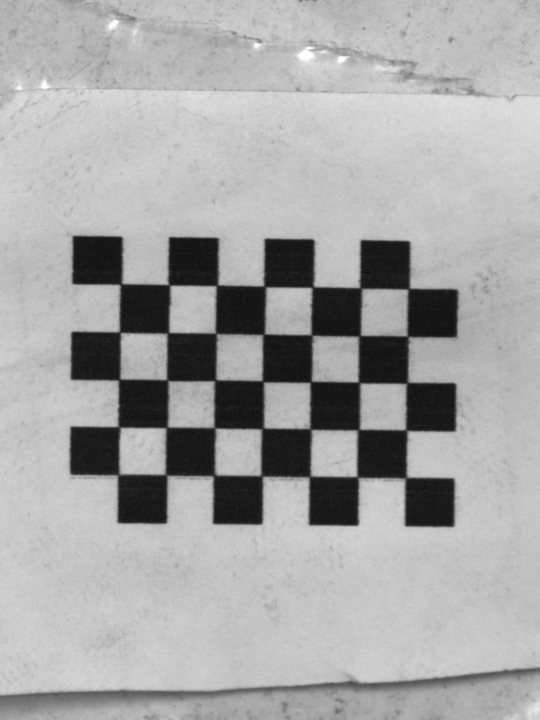
#> input picture calibracion/derecha/imagen01.jpg, 1080 x 1440 px, given in place of II36P_cam1.mp4, which was not available (shown at 1/2 size)
$ python main_offline.py
#> lines starting #> are read from the running program, lines starting #| are printed output that depends on the picture; pictures that were not available may be replaced by others from this repository, and a replacement may not be noted
import os
import csv
import cv2
import numpy as np
import matplotlib.pyplot as plt


# =========================================================
# CONFIGURACIÓN
# =========================================================

VIDEO_L = r"D:\MDT\Stereovision\II36P_cam1.mp4"
VIDEO_R = r"D:\MDT\Stereovision\II36P_cam2.mp4"

CARPETA_SALIDA = r"D:\MDT\Stereovision\resultados_II36P"
NOMBRE_EXPERIENCIA = "II36P"

# Frame usado para seleccionar puntos correspondientes.
FRAME_ALINEACION = 500

# =========================================================
# ORIENTACIÓN DE LOS VIDEOS
# =========================================================
#
# El código ONLINE definitivo ya guarda los videos orientados así:
#   cámara L (36933): 90° clockwise
#   cámara R (36930): 90° counterclockwise
#
# Los videos que vas a procesar ahora fueron grabados antes del código
# ONLINE definitivo, por lo que todavía NO vienen rotados. Este código
# offline sí debe aplicar las rotaciones una vez.
VIDEOS_YA_ROTADOS_ONLINE = False
#
# Para videos antiguos/crudos que NO hayan sido rotados durante la captura,
# cambia esta variable a False. En ese caso se aplicarán las rotaciones
# reales del montaje:
#   L -> 90° clockwise
#   R -> 90° counterclockwise
#
if VIDEOS_YA_ROTADOS_ONLINE:
    ROTACION_L = None
    ROTACION_R = None
else:
    ROTACION_L = cv2.ROTATE_90_CLOCKWISE
    ROTACION_R = cv2.ROTATE_90_COUNTERCLOCKWISE

FRAME_INICIAL = 0
SALTO_FRAMES = 1

# Distancia conocida del plano de referencia.
Z_REF_MM = 900.0

# Selección manual de puntos.
MIN_PARES_MANUALES = 8
MAX_PARES_MANUALES = 40

# Rechazo de puntos atípicos.
RANSAC_THRESHOLD_PX = 4.0
MIN_INLIERS = 6

# Si es False, la transformación conserva exactamente la escala.
# Esto evita que el crisol se estire o encoja.
PERMITIR_ESCALA = False

# Disparidad.
MIN_DISPARITY = -128
NUM_DISPARITIES = 256
BLOCK_SIZE = 7

DISPARIDAD_ABS_MIN = 1.0
DISPARIDAD_ABS_MAX = 250.0
MIN_PIXELES_VALIDOS = 80

# La espuma ocupa solo una parte del ROI. La mediana de todo el ROI
# puede quedarse inmóvil. Se usa un percentil alto de la disparidad
# absoluta para seguir la superficie más cercana a las cámaras.
PERCENTIL_SUPERFICIE = 85.0

# Margen para descartar valores pegados a los límites de StereoSGBM.
MARGEN_LIMITE_DISPARIDAD = 1.0

# Visualización y guardado.
MOSTRAR_LINEAS_EPIPOLARES = True
SEPARACION_LINEAS = 50
GUARDAR_VIDEOS = True
VIDEO_CODEC = "mp4v"
VENTANA_MEDIANA = 5


# =========================================================
# ESTADO
# =========================================================

roi_data = {
    "seleccionado": False,
    "x": 0,
    "y": 0,
    "w": 0,
    "h": 0,
}

estado = {
    "pausado": True,
    "guardando": False,
    "d_ref": None,
    "K_ref": None,
}

historial_altura = []
tiempos_resultados = []
alturas_resultados = []


# =========================================================
# UTILIDADES
# =========================================================

def aplicar_rotacion(img, lado):
    """
    Aplica la rotación correspondiente a cada cámara.

    lado:
        "L" para cámara izquierda
        "R" para cámara derecha
    """

    if lado == "L":
        rotacion = ROTACION_L
    elif lado == "R":
        rotacion = ROTACION_R
    else:
        raise ValueError('lado debe ser "L" o "R".')

    if rotacion is None:
        return img.copy()

    return cv2.rotate(img, rotacion)


def abrir_video(path):
    cap = cv2.VideoCapture(path)
    if not cap.isOpened():
        raise RuntimeError(f"No se pudo abrir el video:\n{path}")
    return cap


def leer_frame(cap, indice, lado):
    """
    Lee un frame particular y aplica la rotación de su cámara.
    """
#> called with indice = 500, lado = 'L'

    cap.set(
        cv2.CAP_PROP_POS_FRAMES,
        indice,
    )

    ok, frame = cap.read()
#> frame is the input picture: shape (1440, 1080, 3); min 16, max 255, mean 166.5

    if not ok:
        return None

    return aplicar_rotacion(
        frame,
        lado,
    )
#> in aplicar_rotacion, `return cv2.rotate(img, rotacion)`:
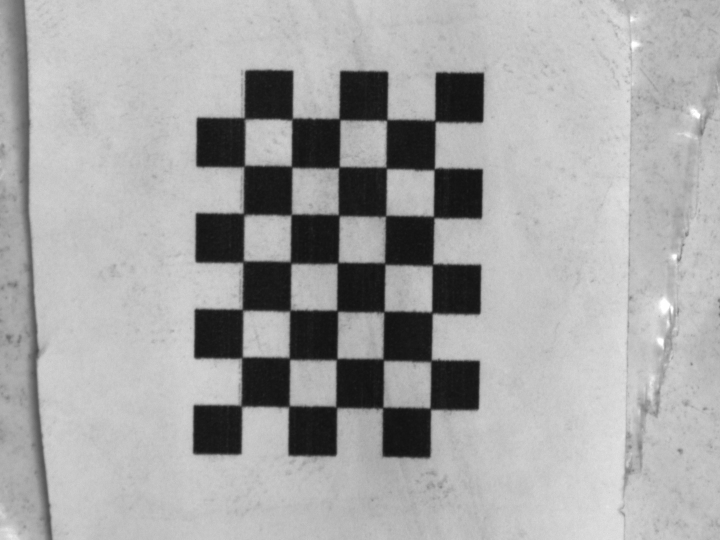
#> returned value: shape (1080, 1440, 3) (shown at 1/2 size); min 16, max 255, mean 166.5
#> call 2 of aplicar_rotacion, with lado = 'R'
#> in aplicar_rotacion (call 2), `return cv2.rotate(img, rotacion)`:
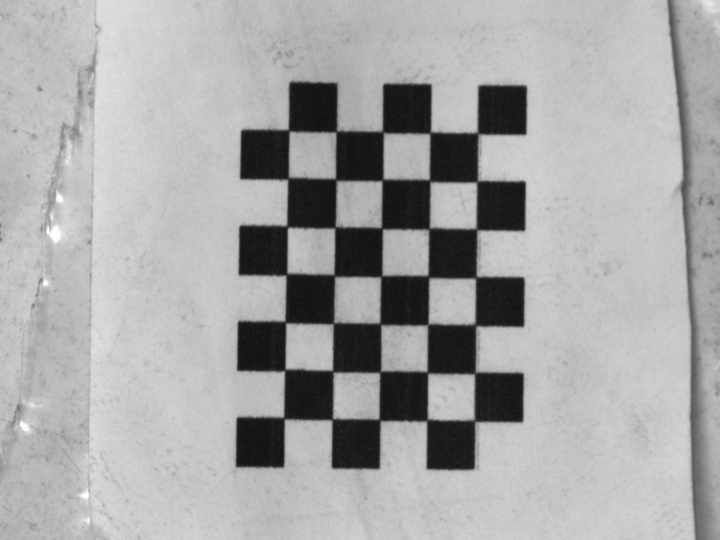
#> returned value: shape (1080, 1440, 3) (shown at 1/2 size); min 16, max 255, mean 166.5


def put_text_outline(
    img,
    text,
    org,
    scale=0.6,
    color=(255, 255, 255),
    thickness=2,
):
    cv2.putText(
        img,
        text,
        org,
        cv2.FONT_HERSHEY_SIMPLEX,
        scale,
        (0, 0, 0),
        thickness + 4,
        cv2.LINE_AA,
    )
    cv2.putText(
        img,
        text,
        org,
        cv2.FONT_HERSHEY_SIMPLEX,
        scale,
        color,
        thickness,
        cv2.LINE_AA,
    )


# [28 lines left out: functions redimensionar_para_pantalla, dibujar_lineas, not called in this run]


# =========================================================
# SELECCIÓN MANUAL DE PUNTOS
# =========================================================

class SelectorPuntos:
    def __init__(self, frame_l, frame_r):
        if frame_l.shape[:2] != frame_r.shape[:2]:
            raise ValueError("Los frames deben tener el mismo tamaño.")

        self.frame_l = frame_l
        self.frame_r = frame_r
        self.h, self.w = frame_l.shape[:2]

        self.puntos_l = []
        self.puntos_r = []
        self.punto_l_pendiente = None

        self.ventana = "Seleccion manual de puntos"
        self.cancelado = False

    # [40 lines left out: function mouse_callback, not called in this run]

    def dibujar(self):
        izquierda = self.frame_l.copy()
        derecha = self.frame_r.copy()

        for i, (pl, pr) in enumerate(
            zip(self.puntos_l, self.puntos_r),
            start=1,
        ):
            xl, yl = map(int, pl)
            xr, yr = map(int, pr)

            cv2.circle(izquierda, (xl, yl), 6, (0, 255, 0), -1)
            cv2.circle(derecha, (xr, yr), 6, (0, 255, 0), -1)

            put_text_outline(
                izquierda,
                str(i),
                (xl + 8, yl - 8),
                0.55,
                (0, 255, 0),
                1,
            )

            put_text_outline(
                derecha,
                str(i),
                (xr + 8, yr - 8),
                0.55,
                (0, 255, 0),
                1,
            )

        if self.punto_l_pendiente is not None:
            x, y = map(int, self.punto_l_pendiente)
            cv2.circle(izquierda, (x, y), 7, (0, 165, 255), -1)

        put_text_outline(
            izquierda,
            f"IZQUIERDA - pares: {len(self.puntos_l)}",
            (20, 30),
            0.65,
            (255, 255, 0),
        )

        put_text_outline(
            derecha,
            "DERECHA",
            (20, 30),
            0.65,
            (255, 255, 0),
        )

        put_text_outline(
            izquierda,
            (
                "Click L -> mismo punto R | ENTER terminar | "
                "Boton derecho deshacer | C limpiar | Q cancelar"
            ),
            (20, self.h - 20),
            0.42,
            (255, 255, 255),
            1,
        )
#> call 3 of put_text_outline, with org = (20, 1060), scale = 0.42, color = (255, 255, 255), thickness = 1
#> in put_text_outline (call 3), `cv2.putText( img, text, org, cv2.FONT_HERSHEY_SIMPLEX, scale, color, t..`:
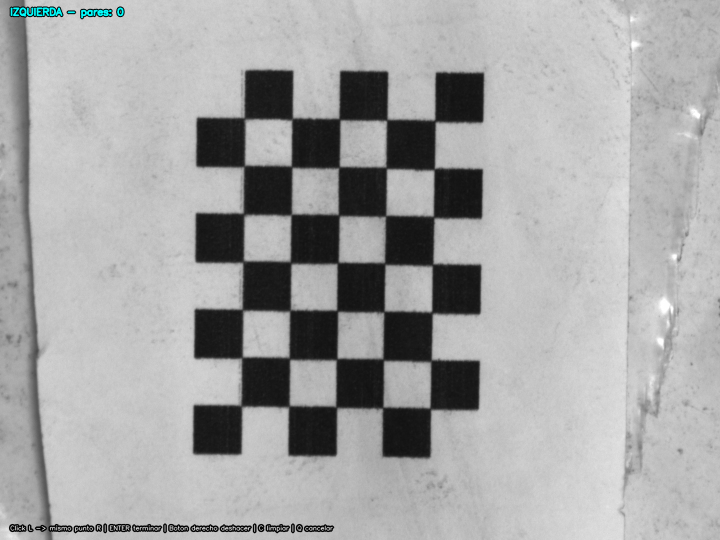
#> img: shape (1080, 1440, 3) (shown at 1/2 size); mean of channels 0, 1, 2 165.7, 165.7, 165.4; drawn as B, G, R

        return np.hstack([izquierda, derecha])
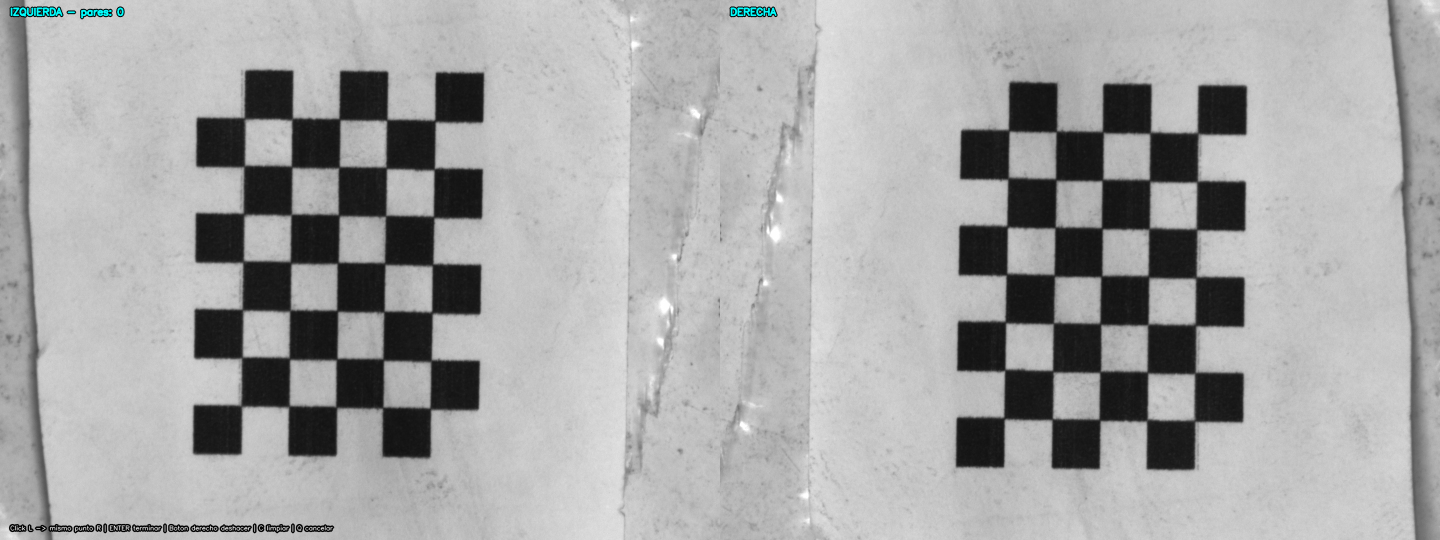
#> returned value: shape (1080, 2880, 3) (shown at 1/2 size); mean of channels 0, 1, 2 166.1, 166.1, 165.9; drawn as B, G, R

    def ejecutar(self):
        cv2.namedWindow(self.ventana, cv2.WINDOW_NORMAL)
        cv2.setMouseCallback(self.ventana, self.mouse_callback)

        print("\n===================================")
        print("SELECCIÓN MANUAL")
        print("===================================")
        print("Selecciona primero en la izquierda y luego en la derecha.")
        print("Usa detalles físicos, no textos ni rectángulos añadidos.")
        print("Usa puntos repartidos por toda la zona física visible.")
        print("ENTER termina, botón derecho deshace, C limpia, Q cancela.")

        while True:
            cv2.imshow(self.ventana, self.dibujar())
            key = cv2.waitKey(20) & 0xFF
#> (key q is pressed here)

            if key in (13, 10):
                if self.punto_l_pendiente is not None:
                    print("Completa o cancela el punto pendiente.")
                    continue

                if len(self.puntos_l) < MIN_PARES_MANUALES:
                    print(
                        f"Necesitas al menos {MIN_PARES_MANUALES} pares. "
                        f"Actualmente tienes {len(self.puntos_l)}."
                    )
                    continue

                break

            if key in (ord("c"), ord("C")):
                self.puntos_l.clear()
                self.puntos_r.clear()
                self.punto_l_pendiente = None
                print("Puntos eliminados.")

            if key in (ord("q"), ord("Q"), 27):
                self.cancelado = True
                break

            if len(self.puntos_l) >= MAX_PARES_MANUALES:
                print(f"Se alcanzó el máximo de {MAX_PARES_MANUALES} pares.")
                break

        cv2.destroyWindow(self.ventana)

        if self.cancelado:
#> (the run stopped early here; a loop or call above may not have finished)

$ run again, on calibracion/derecha/imagen02.jpg
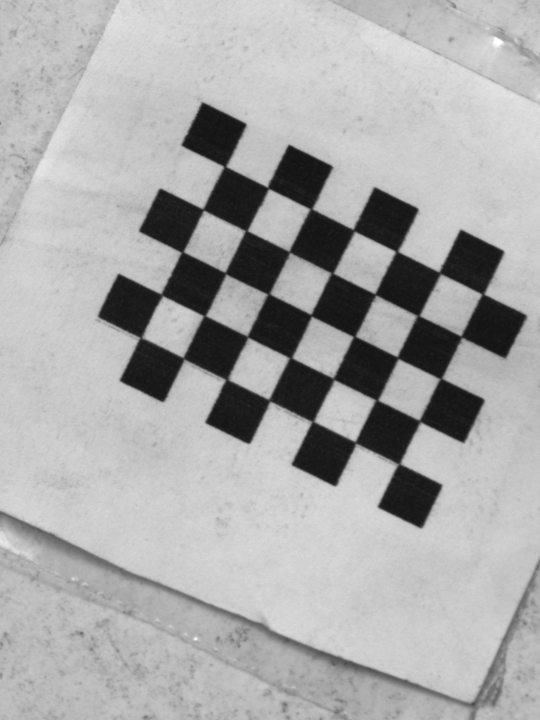
#> input picture calibracion/derecha/imagen02.jpg, 1080 x 1440 px, given in place of II36P_cam1.mp4, which was not available (shown at 1/2 size)
#> in leer_frame, frame is the input picture: shape (1440, 1080, 3); min 15, max 255, mean 169.7
#> in put_text_outline (call 3), `cv2.putText( img, text, org, cv2.FONT_HERSHEY_SIMPLEX, scale, color, t..`:
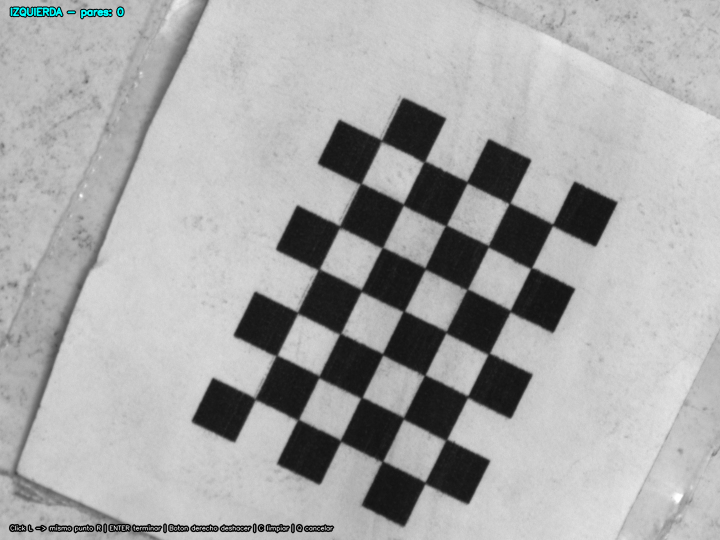
#> img: shape (1080, 1440, 3) (shown at 1/2 size); mean of channels 0, 1, 2 168.9, 168.9, 168.6; drawn as B, G, R
#> in dibujar, `return np.hstack([izquierda, derecha])`:
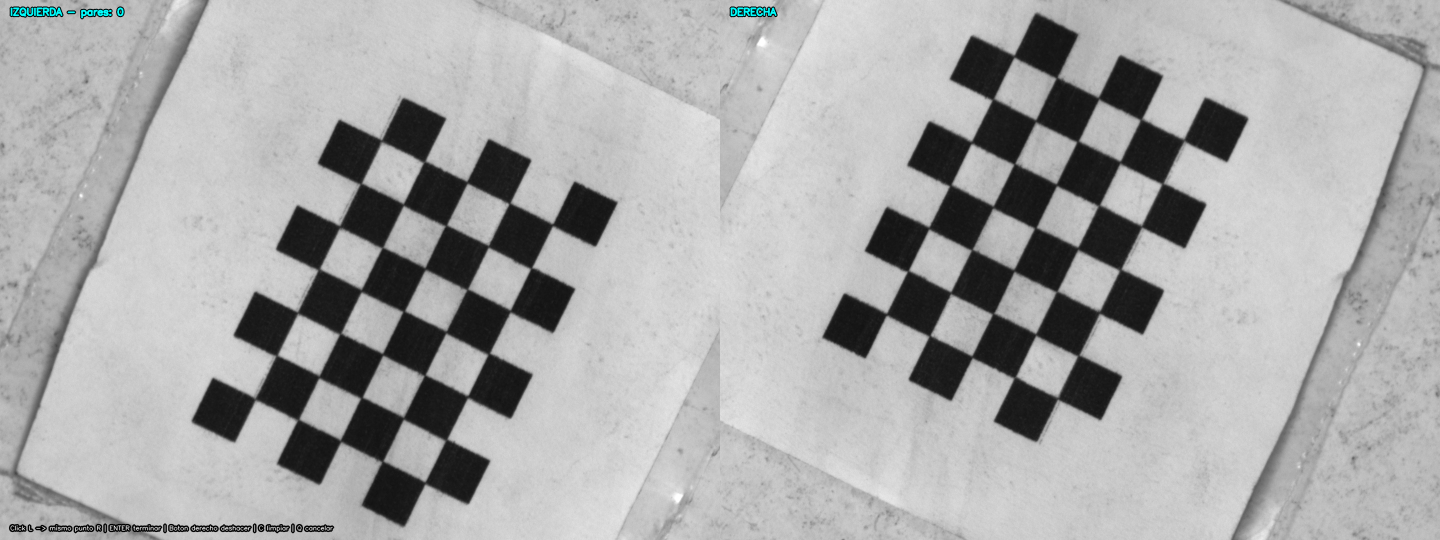
#> returned value: shape (1080, 2880, 3) (shown at 1/2 size); mean of channels 0, 1, 2 169.3, 169.3, 169.1; drawn as B, G, R

$ run again, on calibracion/derecha/imagen03.jpg
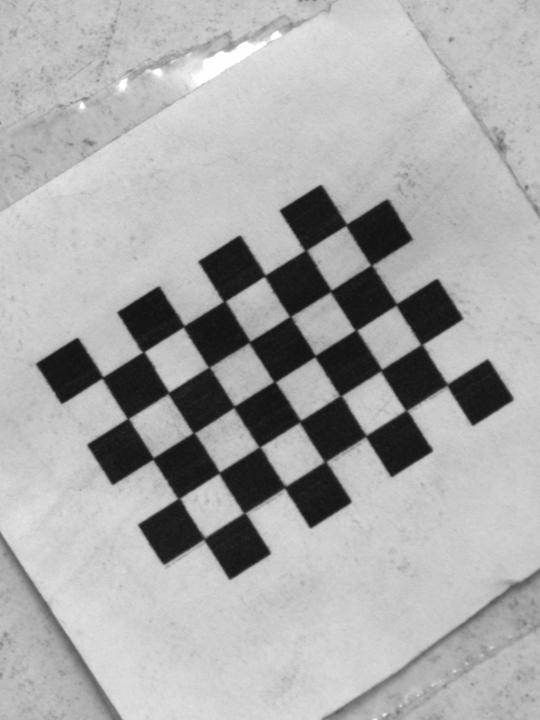
#> input picture calibracion/derecha/imagen03.jpg, 1080 x 1440 px, given in place of II36P_cam1.mp4, which was not available (shown at 1/2 size)
#> in leer_frame, frame is the input picture: shape (1440, 1080, 3); min 16, max 255, mean 170
#> in put_text_outline (call 3), `cv2.putText( img, text, org, cv2.FONT_HERSHEY_SIMPLEX, scale, color, t..`:
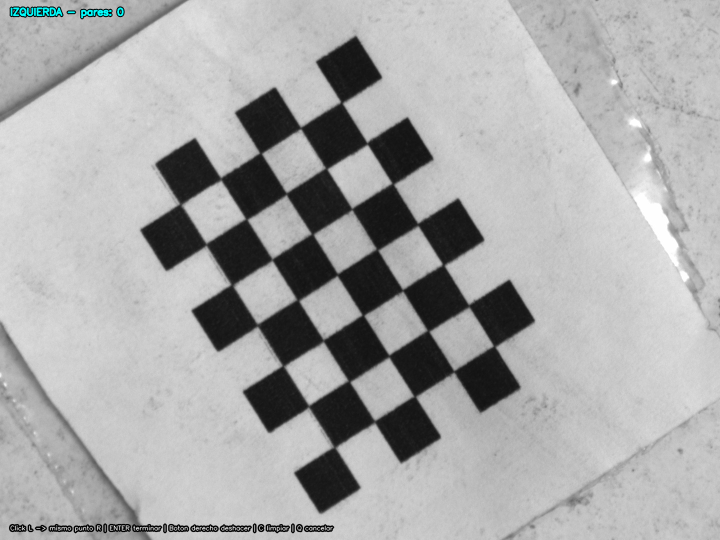
#> img: shape (1080, 1440, 3) (shown at 1/2 size); mean of channels 0, 1, 2 169.2, 169.2, 168.9; drawn as B, G, R
#> in dibujar, `return np.hstack([izquierda, derecha])`:
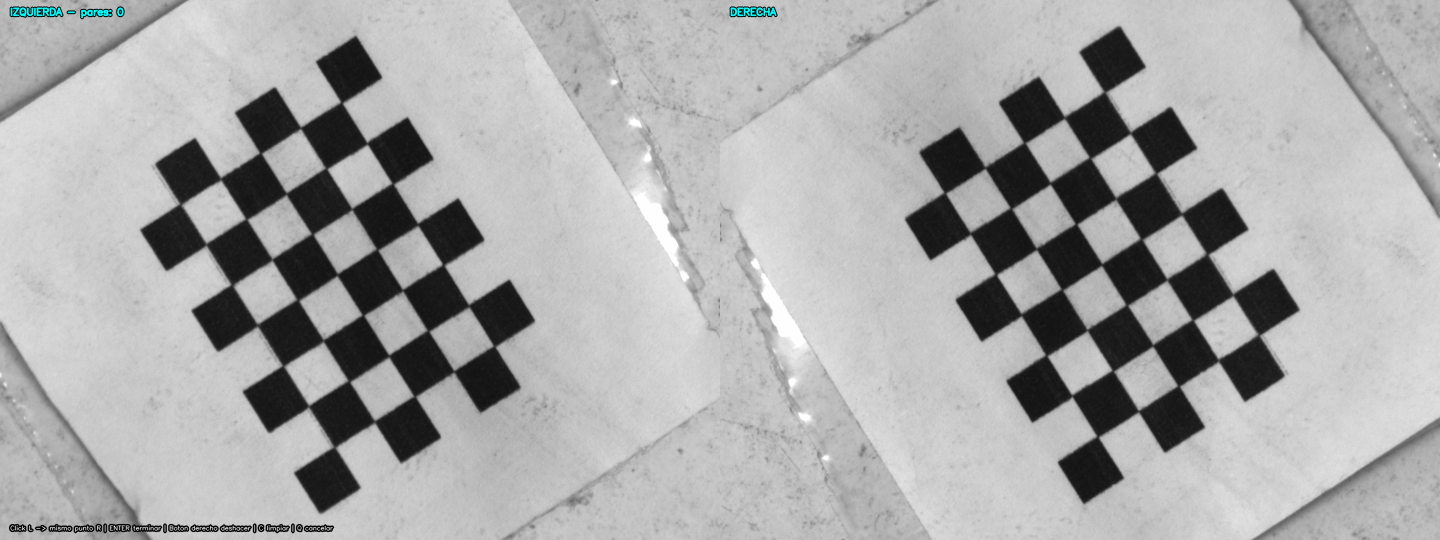
#> returned value: shape (1080, 2880, 3) (shown at 1/2 size); mean of channels 0, 1, 2 169.6, 169.6, 169.4; drawn as B, G, R
